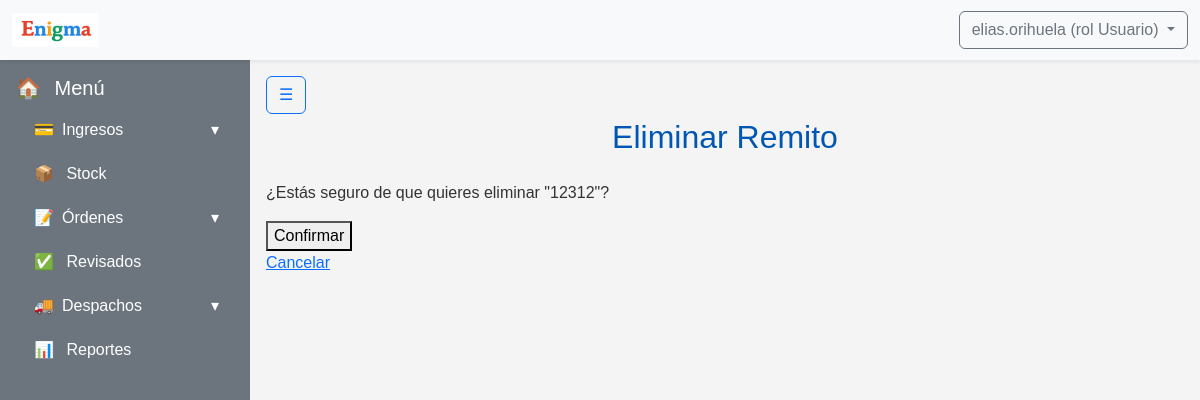
Before: /ingresos/eliminar/1/ (signed in) with the older database file.
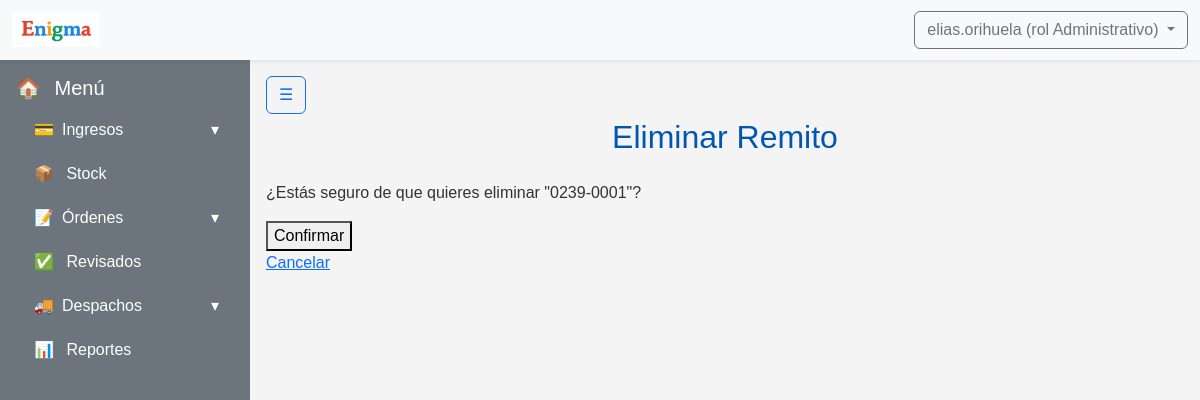
After: the same page with the newer database file.
### apps/usuarios/models.py (models this page shows, shortened)
class Usuarios(AbstractBaseUser):
    username = models.CharField('Nombre de usuario', unique= True, max_length=60)
    email = models.EmailField('Correo electronico', max_length=254, unique= True)
    nombre = models.CharField(max_length=50)
    apellido = models.CharField(max_length=50)
    rol = models.ForeignKey(Roles, on_delete=models.CASCADE)
    activo = models.BooleanField(default=True)
    is_admin = models.BooleanField(default = False)
    is_superuser = models.BooleanField(default=False)
    is_staff = models.BooleanField(default=False)
    objects = UsuariosManager()
    USERNAME_FIELD = 'username'
    REQUIRED_FIELDS = ['nombre', 'apellido', 'email'] #campos necesarios para crear la cuenta por consola

class Roles(models.Model):
    id = models.AutoField(primary_key=True)
    nombre = models.CharField(max_length=50)
    def __str__(self):
        return self.nombre

### apps/ingresos/models.py (models this page shows, shortened)
class Remitos(ModeloBaseConUsuario):
    numero_remito = models.CharField(max_length=20)
    numero_viaje = models.IntegerField()
    detalle_transporte = models.CharField(max_length=30)
    deposito_id = models.ForeignKey('stock.Depositos', on_delete=models.PROTECT)
    fecha_ingreso = models.DateField(auto_now_add=True)
    aprobado = models.BooleanField(default=False)
    productos = models.ManyToManyField('Productos', through='RemitoProducto')

### apps/ingresos/views.py (the view)
# urls.py: path('eliminar/<int:pk>/', eliminar_remito, name='eliminar_remito'),
def eliminar_remito(request, pk):
    remito = get_object_or_404(Remitos, pk=pk)
    if request.method == 'POST':
        remito.delete()
        return redirect('ingresos')
    return render(request, 'remitos/confirmar_eliminar.html', {'remito': remito, 'show_navbar': True})

### apps/ingresos/templates/remitos/confirmar_eliminar.html (shortened to what this page needs)
{% extends "base.html" %}
{% block content %}
<h2>Eliminar Remito</h2>
<p>¿Estás seguro de que quieres eliminar "{{ remito.numero_remito }}"?</p>
<form method="post">
  <button type="submit">Confirmar</button>
</form>
<a href="{% url 'ingresos' %}">Cancelar</a>
{% endblock %}

### templates/includes/header.html (shortened to what this page needs)
{% load static %}
<nav class="navbar navbar-expand-lg navbar-light bg-light shadow-sm">
  <div class="container-fluid">
    <a class="navbar-brand d-flex align-items-center" href="{% url 'core:dashboard' %}">
      <div class="card-header"><img class="logo_form" src="{% static 'img/logo_form.png' %}" alt=""></div>
    </a>
    <div class="d-flex ms-auto">
      {% if user.is_authenticated %}
        <div class="dropdown">
          <a class="btn btn-outline-secondary dropdown-toggle" href="#" role="button" id="dropdownUser" data-bs-toggle="dropdown" aria-expanded="false">
            {{ user.username }} (rol {{ user.rol }})
          </a>
        </div>
      {% else %}
        <a href="{% url 'usuarios:register' %}" class="btn btn-outline-primary me-2">Registrarse</a>
        <a href="{% url 'usuarios:login' %}" class="btn btn-outline-success">Login</a>
      {% endif %}
    </div>
  </div>
</nav>

Changed rows visible on the page:
changed Usuarios "elias.orihuela": rol "Usuario" → "Administrativo"
changed Remitos: numero_remito "12312" → "0239-0001"
